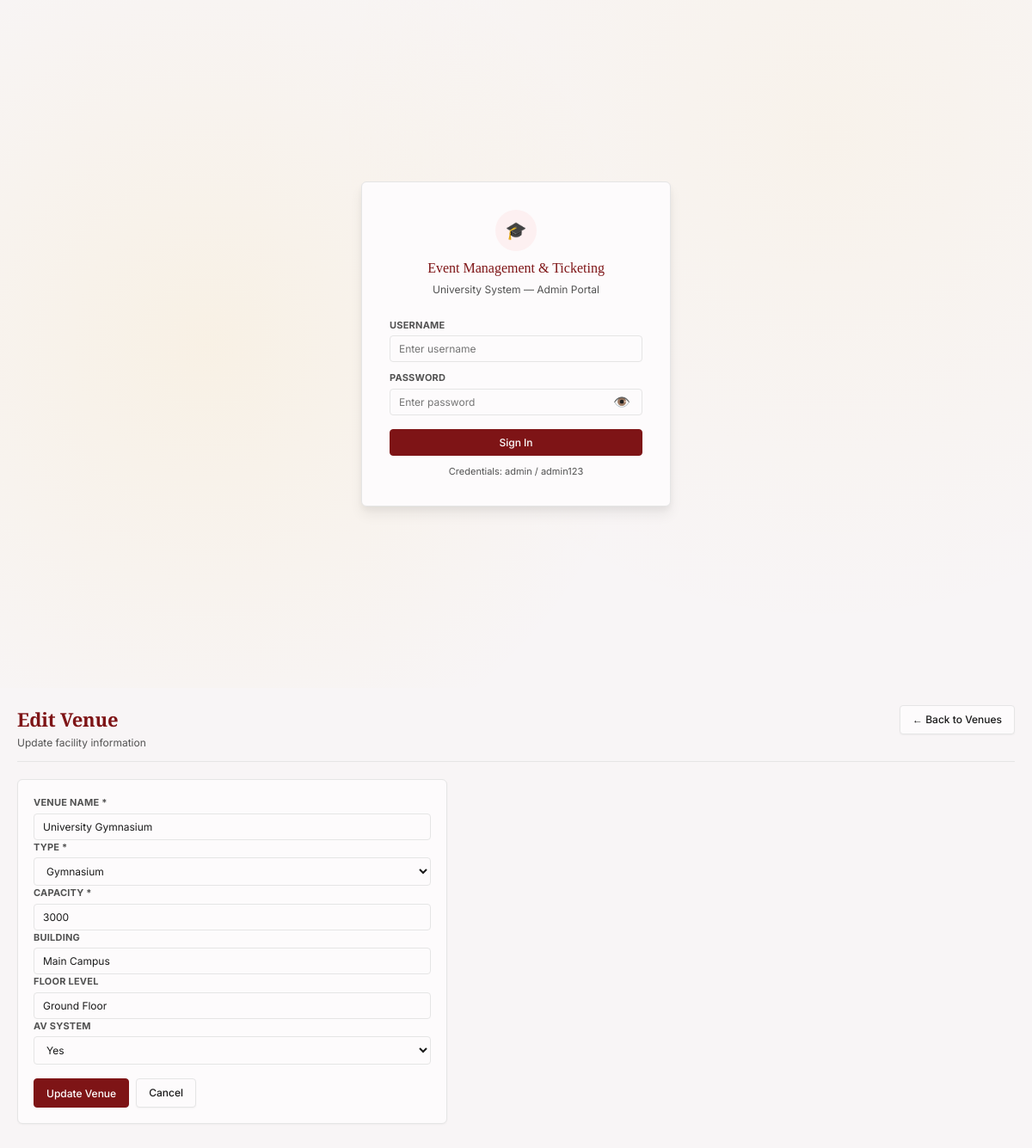
Screenshot of /modules/venues/edit.php?id=1 with the database file from the repository.
### tables this page shows
CREATE TABLE `venue` (
  `venue_id` int(11) NOT NULL,
  `venue_name` varchar(100) NOT NULL,
  `venue_type` enum('gymnasium','auditorium','classroom','field','courtyard','amphitheater','other') NOT NULL,
  `building` varchar(100) DEFAULT NULL,
  `floor_level` varchar(20) DEFAULT NULL,
  `capacity` int(11) NOT NULL CHECK (`capacity` > 0),
  `has_av_system` tinyint(1) NOT NULL DEFAULT 0
);

### includes/functions.php (called while the page is built, shortened)
<?php
function h($str) {
    return htmlspecialchars($str ?? '', ENT_QUOTES, 'UTF-8');
}
function getBackUrl($defaultUrl) {
    if (isset($_SERVER['HTTP_REFERER'])) {
        $referrer = $_SERVER['HTTP_REFERER'];
        $currentHost = $_SERVER['HTTP_HOST'];
        if (strpos($referrer, $currentHost) !== false) {
            if (strpos($referrer, 'create.php') === false &&
                strpos($referrer, 'edit.php') === false &&
                strpos($referrer, 'delete.php') === false) {
                return $referrer;
            }
        }
    }
    return $defaultUrl;
}
?>

### modules/venues/edit.php (the view, shortened to what this page needs)
<?php
require_once __DIR__ . '/../../includes/header.php';
$venue_id = isset($_GET['id']) ? (int)$_GET['id'] : 0;
$result = mysqli_query($conn, "SELECT * FROM Venue WHERE venue_id = $venue_id");
$venue = mysqli_fetch_assoc($result);
$form_values = !empty($_POST) ? $_POST : $venue;
?>
<div class="page active">
    <div class="page-header">
        <div>
            <div class="page-title">Edit Venue</div>
            <div class="page-sub">Update facility information</div>
        </div>
        <a href="/event-ticketing-v2/modules/venues/" class="btn">← Back to Venues</a>
    </div>
    <div class="card" style="max-width:500px">
        <form method="POST">
            <div class="form-group">
                <label class="form-label">Venue name *</label>
                <input type="text" name="venue_name" value="<?php echo h($form_values['venue_name'] ?? ''); ?>" required>
            </div>
            <div class="form-group">
                <label class="form-label">Type *</label>
                <select name="venue_type" required>
                    <?php
                    $types = ['gymnasium', 'auditorium', 'classroom', 'field', 'courtyard', 'amphitheater', 'other'];
                    foreach ($types as $type):
                        $selected = ($form_values['venue_type'] ?? '') == $type ? 'selected' : '';
                        echo "<option value=\"$type\" $selected>" . ucfirst($type) . "</option>";
                    endforeach;
                    ?>
                </select>
            </div>
            <div class="form-group">
                <label class="form-label">Capacity *</label>
                <input type="number" name="capacity" value="<?php echo h($form_values['capacity'] ?? ''); ?>" min="1" required>
            </div>
            <div class="form-group">
                <label class="form-label">Building</label>
                <input type="text" name="building" value="<?php echo h($form_values['building'] ?? ''); ?>">
            </div>
            <div class="form-group">
                <label class="form-label">Floor level</label>
                <input type="text" name="floor_level" value="<?php echo h($form_values['floor_level'] ?? ''); ?>">
            </div>
            <div class="form-group">
                <label class="form-label">AV system</label>
                <select name="has_av_system">
                    <option value="1" <?php echo ($form_values['has_av_system'] ?? '') == '1' ? 'selected' : ''; ?>>Yes</option>
                </select>
            </div>
            <div style="display:flex;gap:8px;margin-top:16px">
                <button type="submit" class="btn btn-primary">Update Venue</button>
                <a href="<?php echo getBackUrl('/event-ticketing-v2/modules/venues/'); ?>" class="btn">Cancel</a>
            </div>
        </form>
    </div>
</div>
<?php require_once __DIR__ . '/../../includes/footer.php'; ?>

### assets/css/style.css (style rules this page uses)
:root { --color-bg-primary: #fdfbfc; --color-bg-secondary: #f8f5f6; --color-bg-tertiary: #f3f0f1; --color-primary: #7e1416; --color-primary-dark: #5c0e10; --color-primary-light: #9a1a1d; --color-primary-bg: #fdf0f1; --color-accent: #f9be1b; --color-accent-dark: #d4a017; --color-accent-light: #fcd34d; --color-accent-bg: #fffdf5; --color-gray-50: #fafafa; --color-gray-100: #f5f5f5; --color-gray-200: #e5e5e5; --color-gray-300: #d4d4d4; --color-gray-400: #a3a3a3; --color-gray-500: #737373; --color-gray-600: #525252; --color-gray-700: #404040; --color-gray-800: #262626; --color-gray-900: #171717; --color-text-primary: #1a1a1a; --color-text-secondary: #525252; --color-text-tertiary: #737373; --color-text-inverse: #ffffff; --color-text-danger: #991b1b; --color-text-success: #166534; --color-text-warning: #92400e; --color-success: #16a34a; --color-success-bg: #f0fdf4; --color-danger: #dc2626; --color-danger-bg: #fef2f2; --color-warning: #d97706; --color-warning-bg: #fffbeb; --color-info: #2563eb; --color-info-bg: #eff6ff; --color-border: #e5e5e5; --color-border-light: #f0f0f0; --shadow-xs: 0 1px 2px rgba(0, 0, 0, 0.04); --shadow-sm: 0 1px 3px rgba(0, 0, 0, 0.06), 0 1px 2px rgba(0, 0, 0, 0.04); --shadow-md: 0 4px 6px rgba(0, 0, 0, 0.05), 0 2px 4px rgba(0, 0, 0, 0.04); --shadow-lg: 0 10px 15px rgba(0, 0, 0, 0.06), 0 4px 6px rgba(0, 0, 0, 0.04); --radius-xs: 3px; --radius-sm: 4px; --radius-md: 6px; --radius-lg: 8px; --transition-fast: 150ms ease; --transition-base: 200ms ease; --transition-slow: 300ms ease; --text-xs: 0.6875rem; --text-sm: 0.75rem; --text-base: 0.8125rem; --text-md: 0.875rem; --text-lg: 1rem; --text-xl: 1.125rem; --text-2xl: 1.375rem; --text-3xl: 1.75rem; }
* { box-sizing: border-box; margin: 0; padding: 0; }
body { font-family: 'Inter', -apple-system, BlinkMacSystemFont, 'Segoe UI', Roboto, sans-serif; background: var(--color-bg-secondary); color: var(--color-text-primary); font-size: var(--text-base); line-height: 1.5; -webkit-font-smoothing: antialiased; -moz-osx-font-smoothing: grayscale; min-height: 100vh; }
.page { display: none; padding: 1.25rem; animation: fadeInUp 0.35s ease-out; }
.page.active { display: block; }
.page-header { margin-bottom: 1.25rem; display: flex; align-items: flex-start; justify-content: space-between; gap: 0.75rem; flex-wrap: wrap; padding-bottom: 0.75rem; border-bottom: 1px solid var(--color-border); }
.page-title { font-family: 'Playfair Display', serif; font-size: var(--text-2xl); font-weight: 700; color: var(--color-primary); letter-spacing: -0.01em; }
.page-sub { font-size: var(--text-sm); color: var(--color-text-secondary); margin-top: 0.125rem; }
.btn { padding: 0.4375rem 0.875rem; border-radius: var(--radius-sm); border: 1px solid var(--color-border); background: var(--color-bg-primary); color: var(--color-text-primary); font-size: var(--text-sm); font-weight: 500; cursor: pointer; font-family: 'Inter', sans-serif; transition: all var(--transition-fast); text-decoration: none; display: inline-flex; align-items: center; gap: 0.375rem; justify-content: center; box-shadow: var(--shadow-xs); }
.btn-primary { background: var(--color-primary); color: white; border-color: var(--color-primary); }
.card { background: var(--color-bg-primary); border: 1px solid var(--color-border); border-radius: var(--radius-md); padding: 1.125rem; margin-bottom: 1rem; box-shadow: var(--shadow-xs); transition: all var(--transition-base); }
input, select, textarea { width: 100%; padding: 0.4375rem 0.625rem; border: 1px solid var(--color-border); border-radius: var(--radius-sm); background: var(--color-bg-primary); color: var(--color-text-primary); font-size: var(--text-sm); font-family: 'Inter', sans-serif; transition: all var(--transition-fast); }
.form-group { display: flex; flex-direction: column; gap: 0.25rem; margin-bottom: 0; }
.form-label { font-size: var(--text-xs); color: var(--color-text-secondary); font-weight: 700; text-transform: uppercase; letter-spacing: 0.02em; }

### rows the page displays
venue: venue_name "University Gymnasium", capacity "3000", building "Main Campus", floor_level "Ground Floor", has_av_system "Yes"

### other values shown
form field venue_type "Gymnasium"
